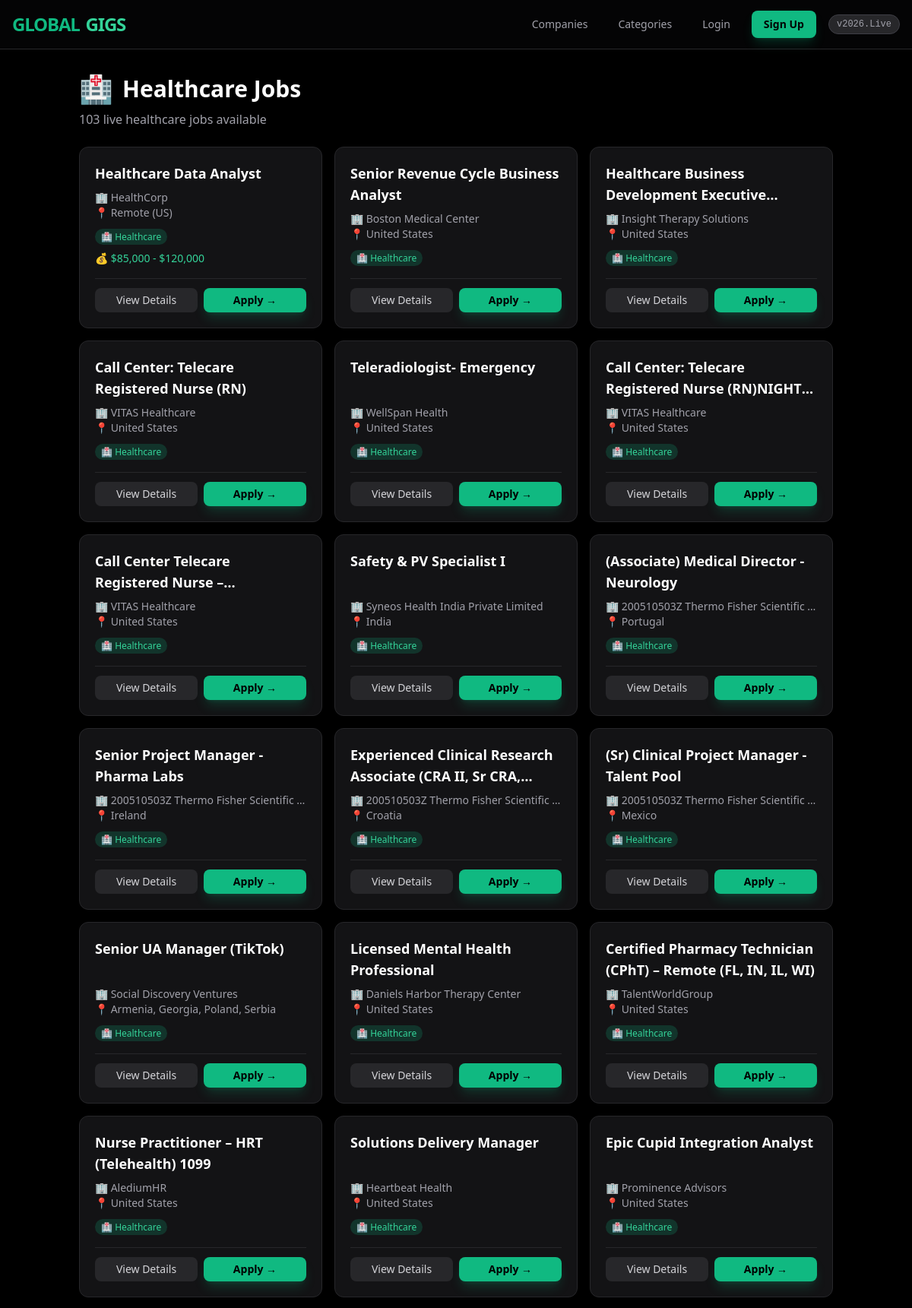
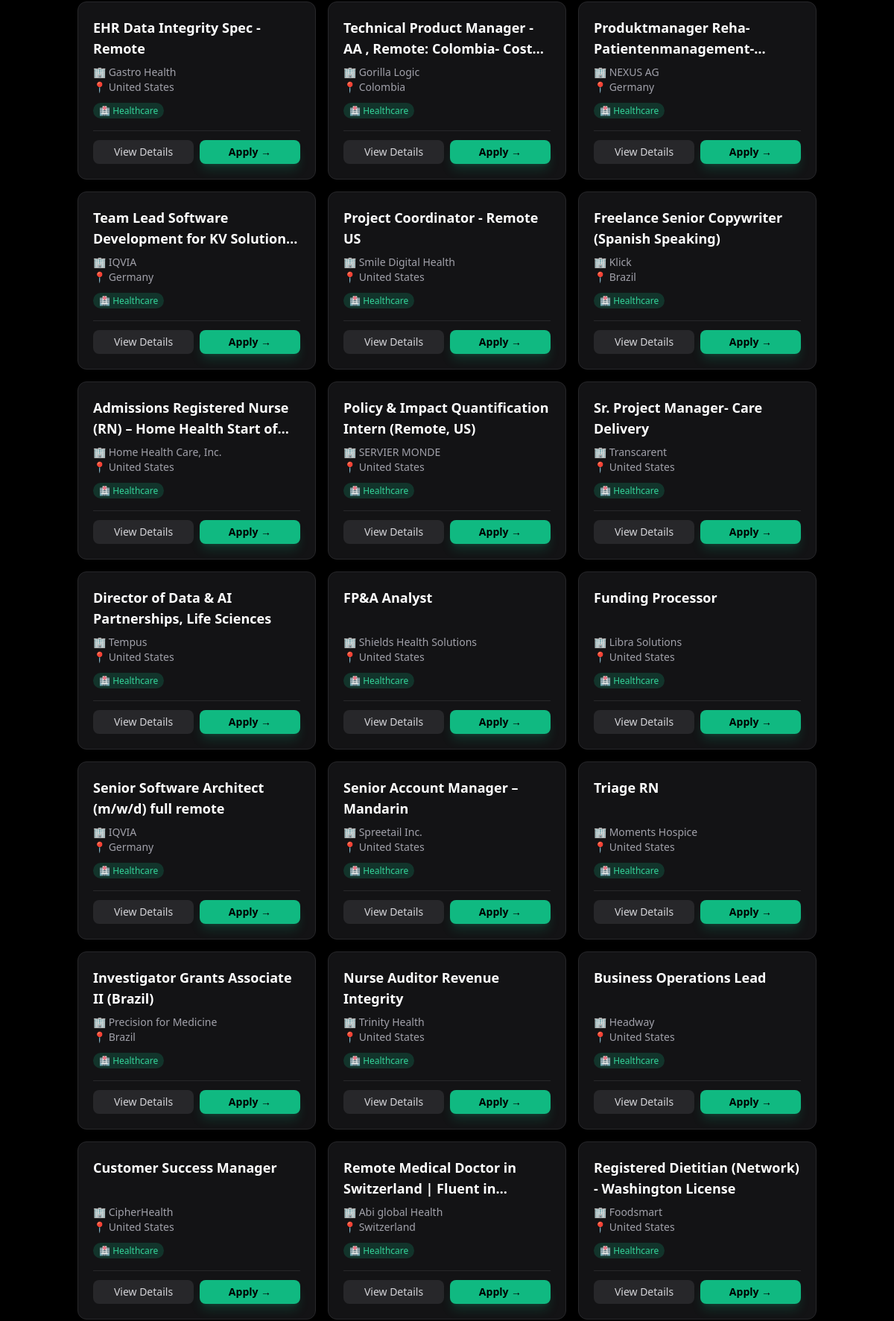
The app's page /categories/Healthcare/ (upper part) with its own data (2 pictures, top to bottom).
### jobs/models.py (models this page shows, shortened)
class JobCategory(models.Model):
    name = models.CharField(max_length=100, unique=True)
    slug = models.SlugField(max_length=100, unique=True)
    description = models.TextField(blank=True)
    icon = models.CharField(max_length=50, blank=True)
    created_at = models.DateTimeField(auto_now_add=True)
    class Meta:
        verbose_name_plural = "Job Categories"
        ordering = ['name']

class JobListing(models.Model):
    title = models.CharField(max_length=255)
    company_name = models.CharField(max_length=255)
    description = models.TextField()
    category = models.ForeignKey(
        JobCategory,
        on_delete=models.SET_NULL,
        null=True,
        blank=True,
        related_name='jobs'
    )
    location = models.CharField(max_length=100, default="Remote")
    apply_url = models.URLField(max_length=500, unique=True)
    slug = models.SlugField(
        max_length=200,
        unique=True,
        blank=True,
        null=True,
        help_text="SEO-friendly URL slug generated from the title"
    )
    posted_by = models.ForeignKey(
        settings.AUTH_USER_MODEL,
        on_delete=models.SET_NULL,
        null=True,
        blank=True,
        related_name='posted_jobs'
    )
    is_active = models.BooleanField(default=True)
    responsibilities = models.TextField(
        blank=True,
        null=True,
        help_text="Extracted key responsibilities for this role"
    )
    requirements = models.TextField(
        blank=True,
        null=True,
        help_text="Extracted requirements and qualifications"
    )
    benefits = models.TextField(
        blank=True,
        null=True,
        help_text="Extracted benefits and perks"
    )
    company_description = models.TextField(
        blank=True,
        null=True,
        help_text="Description of the company hiring"
    )
    employment_type = models.CharField(
        max_length=100,
        blank=True,
        null=True,
        help_text="Full-time, Part-time, Contract, etc."
    )
    experience_level = models.CharField(
        max_length=100,
        blank=True,
        null=True,
        help_text="Entry level, Mid-level, Senior, etc."
    )
    is_approved = models.BooleanField(default=True)
    is_featured = models.BooleanField(default=False)
    is_premium = models.BooleanField(default=False)
    salary_range = models.CharField(
        max_length=100,
        blank=True,
        null=True,
        default="$40,000 - $80,000"
    )
    accept_onsite_applications = models.BooleanField(default=True)
    application_email = models.EmailField(blank=True, null=True)
    application_instructions = models.TextField(blank=True, null=True)
    created_at = models.DateTimeField(auto_now_add=True)
    updated_at = models.DateTimeField(auto_now=True)
    views_count = models.IntegerField(default=0, help_text="Number of times this job has been viewed")
    class Meta:
        verbose_name_plural = "Job Listings"
        ordering = ['-created_at']
        indexes = [
            models.Index(fields=['title']),
            models.Index(fields=['company_name']),
            models.Index(fields=['category']),
            models.Index(fields=['location']),
            models.Index(fields=['created_at']),
            models.Index(fields=['slug']),
            models.Index(fields=['is_active']),
            models.Index(fields=['is_featured']),
        ]

### jobs/views.py (the view)
# urls.py: path('categories/<str:category_name>/', views.category_detail, name='category_detail'),
def category_detail(request, category_name):
    category = get_object_or_404(JobCategory, name__iexact=category_name)
    jobs = category.jobs.filter(is_active=True).order_by('-created_at')
    return render(request, 'jobs/category_detail.html', {
        'jobs': jobs,
        'category': category,
        'total': jobs.count()
    })

### jobs/templates/jobs/category_detail.html (shortened to what this page needs)
{% extends "base.html" %}
{% block content %}
<div class="container mx-auto px-4 py-8">
    <div class="flex items-center gap-3 mb-2">
        <span class="text-4xl">{{ category.icon }}</span>
        <h1 class="text-3xl font-bold text-white">{{ category.name }} Jobs</h1>
    </div>
    <p class="text-zinc-400 mb-6">{{ total }} live {{ category.name|lower }} jobs available</p>
    <div class="grid grid-cols-1 sm:grid-cols-2 lg:grid-cols-3 gap-4">
        {% for job in jobs %}
            <div class="bg-zinc-900/80 border border-zinc-800 rounded-xl p-5 hover:border-zinc-600 transition flex flex-col">
                <a href="{% url 'jobs:detail' slug=job.slug %}" class="block flex-1">
                    <h3 class="text-lg font-semibold text-white hover:text-emerald-400 transition line-clamp-2">
                        {{ job.title }}
                    </h3>
                </a>
                <div class="mt-2 text-sm text-zinc-400">
                    <p class="truncate">🏢 {{ job.company_name }}</p>
                    <p class="truncate">📍 {{ job.location|default:"Remote" }}</p>
                </div>
                {% if job.category %}
                    <div class="mt-2">
                        <span class="text-xs bg-emerald-500/20 text-emerald-400 px-2 py-0.5 rounded-full">
                            {{ job.category.icon }} {{ job.category.name }}
                        </span>
                    </div>
                {% endif %}
                {% if job.salary_range and job.salary_range != "$40,000 - $80,000" %}
                    <p class="text-sm text-emerald-400 font-medium mt-2">💰 {{ job.salary_range }}</p>
                {% endif %}
                <div class="flex gap-2 mt-4 pt-3 border-t border-zinc-800">
                    <a href="{% url 'jobs:detail' slug=job.slug %}"
                       class="flex-1 text-center text-sm bg-zinc-800 hover:bg-zinc-700 text-zinc-300 px-3 py-1.5 rounded-lg transition">
                        View Details
                    </a>
                    <a href="{% url 'jobs:detail' slug=job.slug %}#apply"
                       class="flex-1 text-center text-sm bg-emerald-500 hover:bg-emerald-600 text-black font-bold px-3 py-1.5 rounded-lg transition shadow-lg shadow-emerald-500/20">
                        Apply →
                    </a>
                </div>
            </div>
        {% endfor %}
    </div>
</div>
{% endblock %}

### records on screen
JobCategory: icon "🏥", name "Healthcare", name "healthcare"
JobListing: title "Healthcare Data Analyst", company_name "HealthCorp", location "Remote (US)", category.icon "🏥", category.name "Healthcare", salary_range "$85,000 - $120,000"
JobListing: title "Senior Revenue Cycle Business Analyst", company_name "Boston Medical Center", location "United States", category.icon "🏥", category.name "Healthcare"
JobListing: title "Healthcare Business Development…", company_name "Insight Therapy Solutions", location "United States", category.icon "🏥", category.name "Healthcare"
JobListing: title "Call Center: Telecare Registered Nurse (RN)", company_name "VITAS Healthcare", location "United States", category.icon "🏥", category.name "Healthcare"
JobListing: title "Teleradiologist- Emergency", company_name "WellSpan Health", location "United States", category.icon "🏥", category.name "Healthcare"
JobListing: title "Call Center: Telecare Registered Nurse…", company_name "VITAS Healthcare", location "United States", category.icon "🏥", category.name "Healthcare"
JobListing: title "Call Center Telecare Registered Nurse…", company_name "VITAS Healthcare", location "United States", category.icon "🏥", category.name "Healthcare"
JobListing: title "Safety & PV Specialist I", company_name "Syneos Health India Private Limited", location "India", category.icon "🏥", category.name "Healthcare"
JobListing: title "(Associate) Medical Director - Neurology", company_name "200510503Z Thermo Fisher Scientific…", location "Portugal", category.icon "🏥", category.name "Healthcare"
JobListing: title "Senior Project Manager - Pharma Labs", company_name "200510503Z Thermo Fisher Scientific…", location "Ireland", category.icon "🏥", category.name "Healthcare"
JobListing: title "Experienced Clinical Research Associate (CRA II, Sr…", company_name "200510503Z Thermo Fisher Scientific…", location "Croatia", category.icon "🏥", category.name "Healthcare"
JobListing: title "(Sr) Clinical Project Manager - Talent Pool", company_name "200510503Z Thermo Fisher Scientific…", location "Mexico", category.icon "🏥", category.name "Healthcare"
JobListing: title "Senior UA Manager (TikTok)", company_name "Social Discovery Ventures", location "Armenia, Georgia, Poland, Serbia", category.icon "🏥", category.name "Healthcare"
JobListing: title "Licensed Mental Health Professional", company_name "Daniels Harbor Therapy Center", location "United States", category.icon "🏥", category.name "Healthcare"
JobListing: title "Certified Pharmacy Technician (CPhT) – Remote (FL, IN, IL, WI)", company_name "TalentWorldGroup", location "United States", category.icon "🏥", category.name "Healthcare"
JobListing: title "Nurse Practitioner – HRT (Telehealth) 1099", company_name "AlediumHR", location "United States", category.icon "🏥", category.name "Healthcare"
JobListing: title "Solutions Delivery Manager", company_name "Heartbeat Health", location "United States", category.icon "🏥", category.name "Healthcare"
JobListing: title "Epic Cupid Integration Analyst", company_name "Prominence Advisors", location "United States", category.icon "🏥", category.name "Healthcare"
JobListing: title "EHR Data Integrity Spec - Remote", company_name "Gastro Health", location "United States", category.icon "🏥", category.name "Healthcare"
JobListing: title "Technical Product Manager - AA , Remote: Colombia-…", company_name "Gorilla Logic", location "Colombia", category.icon "🏥", category.name "Healthcare"
JobListing: company_name "NEXUS AG", location "Germany", category.icon "🏥", category.name "Healthcare"
JobListing: title "Team Lead Software Development for KV…", company_name "IQVIA", location "Germany", category.icon "🏥", category.name "Healthcare"
JobListing: title "Project Coordinator - Remote US", company_name "Smile Digital Health", location "United States", category.icon "🏥", category.name "Healthcare"
JobListing: title "Freelance Senior Copywriter (Spanish Speaking)", company_name "Klick", location "Brazil", category.icon "🏥", category.name "Healthcare"
JobListing: title "Admissions Registered Nurse (RN) – Home Health Start…", company_name "Home Health Care, Inc.", location "United States", category.icon "🏥", category.name "Healthcare"
JobListing: title "Policy & Impact Quantification Intern (Remote, US)", company_name "SERVIER MONDE", location "United States", category.icon "🏥", category.name "Healthcare"
JobListing: title "Sr. Project Manager- Care Delivery", company_name "Transcarent", location "United States", category.icon "🏥", category.name "Healthcare"
JobListing: title "Director of Data & AI Partnerships, Life Sciences", company_name "Tempus", location "United States", category.icon "🏥", category.name "Healthcare"
JobListing: title "FP&A Analyst", company_name "Shields Health Solutions", location "United States", category.icon "🏥", category.name "Healthcare"
JobListing: title "Funding Processor", company_name "Libra Solutions", location "United States", category.icon "🏥", category.name "Healthcare"
JobListing: title "Senior Software Architect (m/w/d) full remote", company_name "IQVIA", location "Germany", category.icon "🏥", category.name "Healthcare"
JobListing: title "Senior Account Manager – Mandarin", company_name "Spreetail Inc.", location "United States", category.icon "🏥", category.name "Healthcare"
JobListing: title "Triage RN", company_name "Moments Hospice", location "United States", category.icon "🏥", category.name "Healthcare"
JobListing: title "Investigator Grants Associate II (Brazil)", company_name "Precision for Medicine", location "Brazil", category.icon "🏥", category.name "Healthcare"
JobListing: title "Nurse Auditor Revenue Integrity", company_name "Trinity Health", location "United States", category.icon "🏥", category.name "Healthcare"
JobListing: title "Business Operations Lead", company_name "Headway", location "United States", category.icon "🏥", category.name "Healthcare"
JobListing: title "Customer Success Manager", company_name "CipherHealth", location "United States", category.icon "🏥", category.name "Healthcare"
JobListing: title "Remote Medical Doctor in Switzerland | Fluent…", company_name "Abi global Health", location "Switzerland", category.icon "🏥", category.name "Healthcare"
JobListing: title "Registered Dietitian (Network) - Washington License", company_name "Foodsmart", location "United States", category.icon "🏥", category.name "Healthcare"

### other values on screen
{{ total }} "103"
